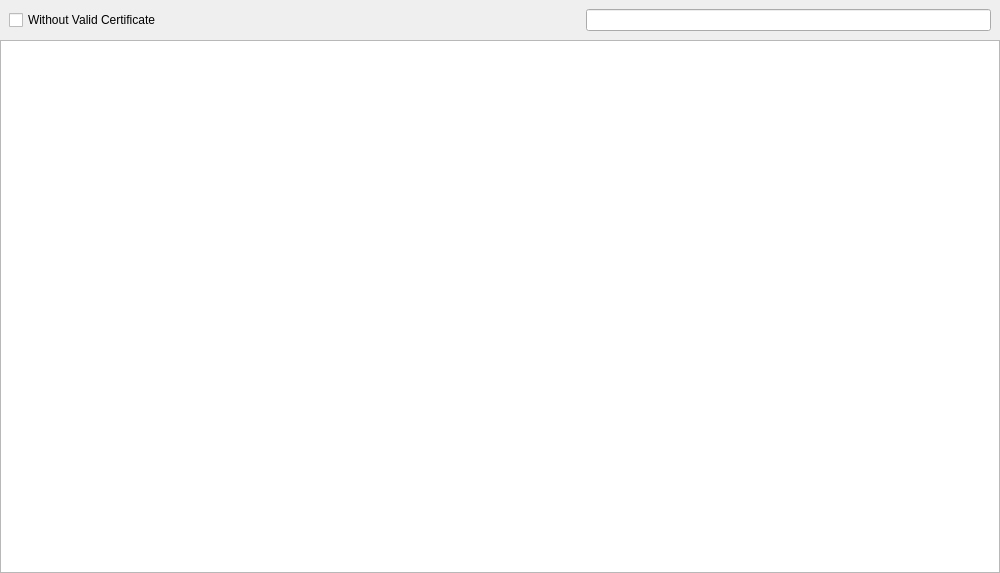
<?xml version="1.0" encoding="UTF-8"?>
<ui version="4.0">
 <class>BoosterStatusDetailsWidget</class>
 <widget class="QWidget" name="BoosterStatusDetailsWidget">
  <property name="geometry">
   <rect>
    <x>0</x>
    <y>0</y>
    <width>1000</width>
    <height>573</height>
   </rect>
  </property>
  <property name="windowTitle">
   <string>Form</string>
  </property>
  <layout class="QVBoxLayout" name="verticalLayout">
   <property name="spacing">
    <number>0</number>
   </property>
   <property name="leftMargin">
    <number>0</number>
   </property>
   <property name="topMargin">
    <number>0</number>
   </property>
   <property name="rightMargin">
    <number>0</number>
   </property>
   <property name="bottomMargin">
    <number>0</number>
   </property>
   <item>
    <widget class="ViewSearchHeader" name="header" native="true">
     <layout class="QHBoxLayout" name="horizontalLayout">
      <item>
       <widget class="QWidget" name="filterWidget" native="true">
        <layout class="QHBoxLayout" name="horizontalLayout_2">
         <property name="leftMargin">
          <number>0</number>
         </property>
         <property name="topMargin">
          <number>0</number>
         </property>
         <property name="rightMargin">
          <number>0</number>
         </property>
         <property name="bottomMargin">
          <number>0</number>
         </property>
         <item>
          <widget class="QCheckBox" name="checkBoxFilterWithoutCert">
           <property name="text">
            <string>Without Valid Certificate</string>
           </property>
          </widget>
         </item>
        </layout>
       </widget>
      </item>
      <item>
       <spacer name="horizontalSpacer">
        <property name="orientation">
         <enum>Qt::Horizontal</enum>
        </property>
        <property name="sizeHint" stdset="0">
         <size>
          <width>40</width>
          <height>20</height>
         </size>
        </property>
       </spacer>
      </item>
      <item>
       <widget class="QLabel" name="countLabel">
        <property name="sizePolicy">
         <sizepolicy hsizetype="Preferred" vsizetype="Preferred">
          <horstretch>0</horstretch>
          <verstretch>0</verstretch>
         </sizepolicy>
        </property>
        <property name="minimumSize">
         <size>
          <width>0</width>
          <height>0</height>
         </size>
        </property>
        <property name="text">
         <string/>
        </property>
        <property name="alignment">
         <set>Qt::AlignCenter</set>
        </property>
       </widget>
      </item>
      <item>
       <widget class="SearchLineEdit" name="searchLineEdit"/>
      </item>
     </layout>
    </widget>
   </item>
   <item>
    <widget class="InventoryBoostersView" name="treeView">
     <property name="contextMenuPolicy">
      <enum>Qt::CustomContextMenu</enum>
     </property>
     <property name="editTriggers">
      <set>QAbstractItemView::NoEditTriggers</set>
     </property>
     <property name="alternatingRowColors">
      <bool>true</bool>
     </property>
     <property name="selectionMode">
      <enum>QAbstractItemView::ExtendedSelection</enum>
     </property>
     <property name="rootIsDecorated">
      <bool>false</bool>
     </property>
     <property name="uniformRowHeights">
      <bool>true</bool>
     </property>
     <property name="itemsExpandable">
      <bool>false</bool>
     </property>
     <property name="sortingEnabled">
      <bool>true</bool>
     </property>
    </widget>
   </item>
  </layout>
 </widget>
 <customwidgets>
  <customwidget>
   <class>SearchLineEdit</class>
   <extends>QLineEdit</extends>
   <header>FileWaveGuiLib/searchlineedit/searchlineedit.h</header>
  </customwidget>
  <customwidget>
   <class>ViewSearchHeader</class>
   <extends>QWidget</extends>
   <header>FileWaveGuiLib/searchheader/ViewSearchHeader.h</header>
   <container>1</container>
  </customwidget>
  <customwidget>
   <class>InventoryBoostersView</class>
   <extends>QTreeView</extends>
   <header>FWAdminLib/inventory/InventoryBoostersView.h</header>
  </customwidget>
 </customwidgets>
 <resources/>
 <connections/>
</ui>
